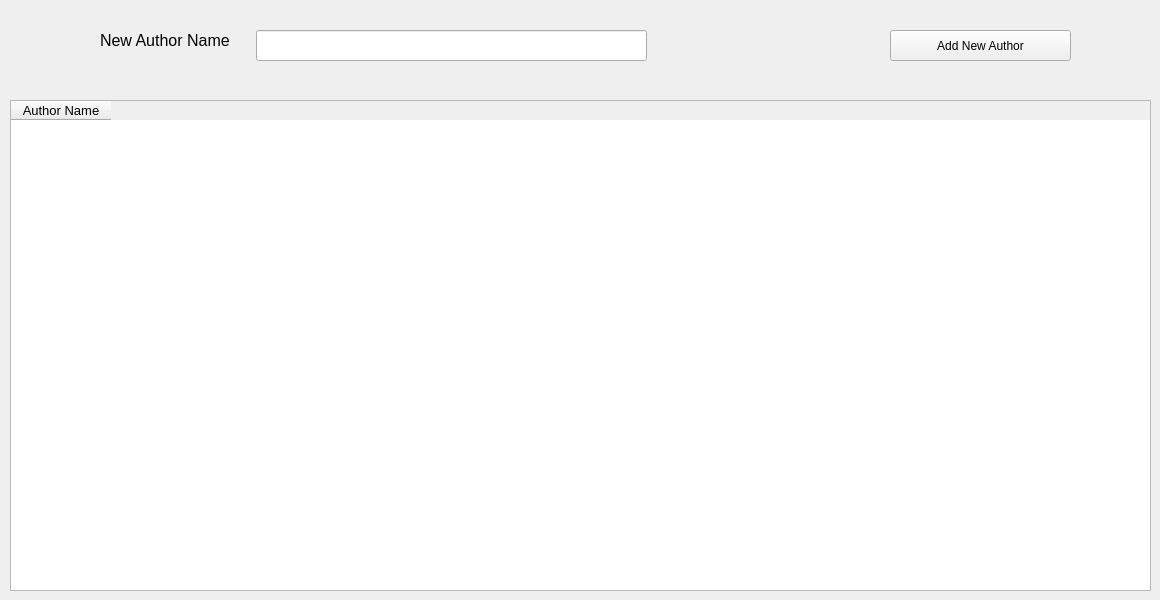
      <widget class="QWidget" name="tab_8">
       <attribute name="title">
        <string>Author</string>
       </attribute>
       <widget class="QTableWidget" name="tableWidget_3">
        <property name="geometry">
         <rect>
          <x>10</x>
          <y>100</y>
          <width>1141</width>
          <height>491</height>
         </rect>
        </property>
        <column>
         <property name="text">
          <string>Author Name</string>
         </property>
         <property name="font">
          <font>
           <pointsize>10</pointsize>
          </font>
         </property>
        </column>
       </widget>
       <widget class="QLineEdit" name="lineEdit_20">
        <property name="geometry">
         <rect>
          <x>256</x>
          <y>30</y>
          <width>391</width>
          <height>31</height>
         </rect>
        </property>
       </widget>
       <widget class="QLabel" name="label_27">
        <property name="geometry">
         <rect>
          <x>100</x>
          <y>25</y>
          <width>131</width>
          <height>31</height>
         </rect>
        </property>
        <property name="font">
         <font>
          <pointsize>12</pointsize>
         </font>
        </property>
        <property name="text">
         <string>New Author Name</string>
        </property>
       </widget>
       <widget class="QPushButton" name="pushButton_15">
        <property name="geometry">
         <rect>
          <x>890</x>
          <y>30</y>
          <width>181</width>
          <height>31</height>
         </rect>
        </property>
        <property name="text">
         <string>Add New Author</string>
        </property>
       </widget>
      </widget>
